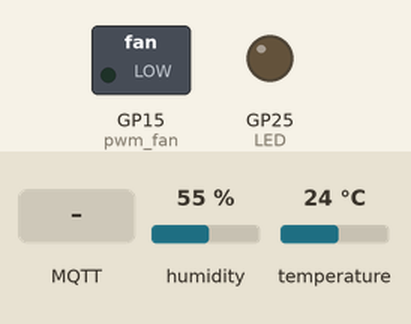
Bench run of a program on a simulated Raspberry Pi Pico running MicroPython. Shown: switched loads named in the program (green lamp = pin HIGH), output pins drawn as LEDs (lit = HIGH). Inputs (shaded band) come from the test bench; at power-on: temperature 24 °C, humidity 55 %. WiFi joins after 1.5 s; no MQTT or app messages arrive unless stated; values from a settings file that is not in the repository are placeholders; what the program prints to the serial console is not drawn.

Above: at 2.8 s.
2.9 s: temperature set to 28 °C
At 7.7 s:
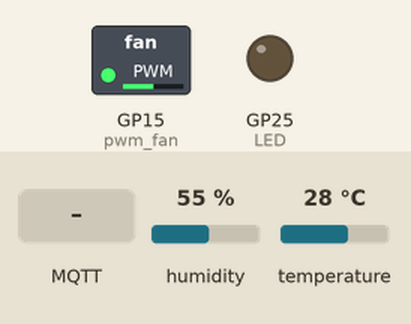
8.1 s: MQTT message "1" arrives on the first subscribed topic
9.6 s: MQTT message "on" arrives on the first subscribed topic
11.1 s: MQTT message "off" arrives on the first subscribed topic
Timing chart, 0 to 38.2 s (numbered marks = the images above; inputs shaded):
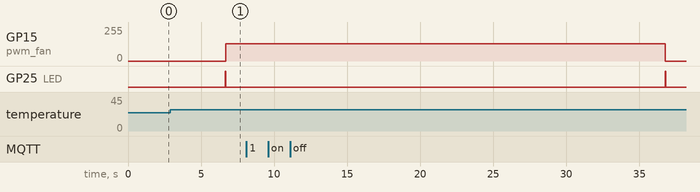

Measured:
- after the input at 2.9 s, GP15 (pwm_fan): 0/255 → 128/255 after 3.8 s
- after the input at 8.1 s, every drawn part: stays the same
- after the input at 9.6 s, every drawn part: stays the same

The program:

main.py
```python
import time
import machine
import dht
from machine import Pin, PWM
from mqtt_client import connect_wifi, get_mqtt_client

# === MQTT Topics ===
# Eingehend (m, b)
TOPIC_STEIGUNG = b"picofan/input/steigung"  # m
TOPIC_OFFSET   = b"picofan/input/offset"    # b
# Ausgehend (Telemetrie)
MQTT_TOPIC_TEMP = b"picofan/output/temperatur"
MQTT_TOPIC_HUM  = b"picofan/output/luftfeuchtigkeit"
MQTT_TOPIC_DUTY = b"picofan/output/duty_cycle"

# === Startwerte / State ===
m = 5500.0
b = -121000.0

# === Hardware ===
LED = Pin("LED", Pin.OUT)

# DHT22 an GPIO28 (Pico W)
dht_sensor = dht.DHT22(Pin(28))

# PWM-Fan an GPIO15, 20 kHz
pwm_fan = PWM(Pin(15))
pwm_fan.freq(20_000)

# === Helpers ===
def _to_float(payload: bytes) -> float:
    s = payload.decode("utf-8").strip()
    # optional: deutsches Komma erlauben
    s = s.replace(",", ".")
    return float(s)

def _clamp(val, lo, hi):
    return lo if val < lo else hi if val > hi else val

def on_msg(topic: bytes, msg: bytes, retained: bool, duplicate: bool):
    """MQTT-Callback: setzt m/b aus eingehenden Topics."""
    global m, b
    try:
        if topic == TOPIC_STEIGUNG:
            m = _to_float(msg)
            print("Neue Steigung m:", m, "(retained:", retained, "duplicate:", duplicate, ")")
        elif topic == TOPIC_OFFSET:
            b = _to_float(msg)
            print("Neuer Offset b:", b, "(retained:", retained, "duplicate:", duplicate, ")")
        else:
            print("Unbekanntes Topic:", topic, "Payload:", msg)
    except Exception as e:
        print("Fehler im Callback:", repr(e), "| Topic:", topic, "| Payload:", msg)

def resubscribe(client):
    client.subscribe(TOPIC_STEIGUNG)
    client.subscribe(TOPIC_OFFSET)
    print("Re-subscribed auf:", TOPIC_STEIGUNG, "und", TOPIC_OFFSET)

def read_dht():
    """Liest DHT22, gibt (temp, hum) als float zurück, wirft bei Fehler."""
    dht_sensor.measure()
    return float(dht_sensor.temperature()), float(dht_sensor.humidity())

def apply_pwm_from_temp(temp_c: float):
    """
    Berechnet duty aus y = m*x + b (x = Temperatur in °C) und setzt PWM.
    duty ∈ [0, 65535], zusätzlich Prozentwert (0..100) zurückgeben.
    """
    duty = int(m * temp_c + b)
    duty = _clamp(duty, 0, 65535)
    pwm_fan.duty_u16(duty)
    percent = int((100.0 * duty) / 65535.0)  # ≈ 0.00152587890625 * duty
    return duty, percent

def publish_metrics(client, temp_c: float, hum_pct: float, duty_percent: int):
    try:
        client.publish(MQTT_TOPIC_TEMP, str(temp_c).encode("utf-8"))
        client.publish(MQTT_TOPIC_HUM,  str(hum_pct).encode("utf-8"))
        client.publish(MQTT_TOPIC_DUTY, str(duty_percent).encode("utf-8"))
    except Exception as e:
        print("Publish-Fehler:", repr(e))

def main():
    # WLAN & MQTT-Client – exakt aus Code 1
    connect_wifi()
    client = get_mqtt_client()
    client.set_callback(on_msg)

    # Erstverbindung
    client.connect()
    print("MQTT verbunden.")
    resubscribe(client)
    print("Warte auf MQTT-Nachrichten ...")

    # Loop-Timing: Telemetrie alle 5s, MQTT check ~10 Hz
    next_telemetry = time.ticks_add(time.ticks_ms(), 5000)

    while True:
        try:
            # eingehende MQTT-Nachrichten (nicht blockierend)
            client.check_msg()

            # Telemetrie-/Regel-Intervall
            if time.ticks_diff(time.ticks_ms(), next_telemetry) >= 0:
                try:
                    LED.on()
                    temp, hum = read_dht()
                    duty_u16, duty_pct = apply_pwm_from_temp(temp)
                    publish_metrics(client, temp, hum, duty_pct)
                    print("T={:.1f}°C  RH={:.1f}%  Duty={} ({}%)".format(temp, hum, duty_u16, duty_pct))
                except Exception as se:
                    # DHT manchmal zickig: Fehler einfach loggen und später neu versuchen
                    print("Sensor-/Regel-Fehler:", repr(se))
                finally:
                    LED.off()
                    next_telemetry = time.ticks_add(time.ticks_ms(), 30000)

            time.sleep(0.1)

        except Exception as e:
            # z. B. OSError/ECONNRESET in check_msg()
            print("MQTT-Fehler:", repr(e), "→ Reconnect ...")
            try:
                try:
                    client.disconnect()
                except:
                    pass
                time.sleep(1)
                client.connect()
                resubscribe(client)
                print("Reconnect OK.")
            except Exception as e2:
                print("Reconnect fehlgeschlagen:", repr(e2))
                time.sleep(2)

# Autostart
main()
```

mqtt_client.py
```python
import network
import time
from umqtt.simple2 import MQTTClient
import secrets

def connect_wifi(timeout_s: int = 30):
    """
    Baut die WLAN-Verbindung auf (STA-Mode) und wartet bis verbunden
    oder bis timeout_s erreicht ist.
    """
    wlan = network.WLAN(network.STA_IF)
    if not wlan.active():
        wlan.active(True)
    if not wlan.isconnected():
        print("Verbinde mit WLAN...", end="")
        wlan.connect(secrets.WIFI_SSID, secrets.WIFI_PASSWORD)
        t0 = time.ticks_ms()
        while not wlan.isconnected():
            print(".", end="")
            time.sleep(0.5)
            if time.ticks_diff(time.ticks_ms(), t0) > timeout_s * 1000:
                print()
                raise OSError("WLAN-Verbindung: Timeout")
        print()
    print("WLAN ok. IP:", wlan.ifconfig()[0])

def get_mqtt_client() -> MQTTClient:
    """
    Erstellt einen konfigurierten MQTTClient auf Basis der Angaben in secrets.py
    (ohne Verbindung herzustellen).
    """
    client = MQTTClient(
        client_id=secrets.MQTT_CLIENT_ID,
        server=secrets.MQTT_SERVER,
        port=getattr(secrets, "MQTT_PORT", 1883),
        user=getattr(secrets, "MQTT_USER", None),
        password=getattr(secrets, "MQTT_PASSWORD", None),
        keepalive=getattr(secrets, "MQTT_KEEPALIVE", 60),
        ssl=getattr(secrets, "MQTT_SSL", False),
        ssl_params=getattr(secrets, "MQTT_SSL_PARAMS", {}),
    )
    return client
```
